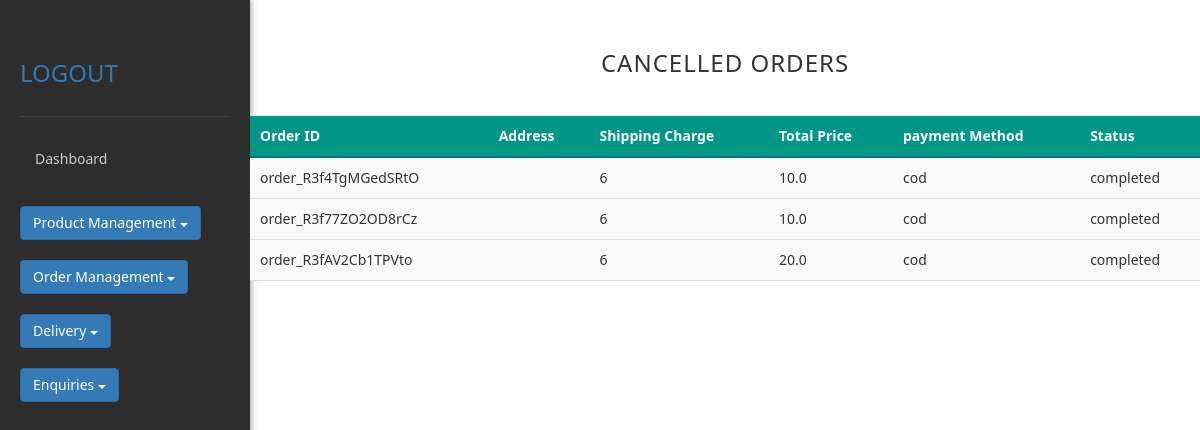
/cancelledproducts/, run on the app's committed database.
### app3/models.py (models this page shows)
class checkouttable(models.Model):
    session_key = models.CharField(max_length=250, null=True)
    firstname = models.CharField(max_length=50, null=True)
    lastname = models.CharField(max_length=50, null=True)
    address = models.CharField(max_length=250, null=True)
    place = models.CharField(max_length=250, null=True)
    landmark = models.CharField(max_length=250, null=True)
    phone=models.IntegerField(null=True)
    shippingcharge = models.IntegerField(null=True)
    status = models.CharField(max_length=250, null=True)
    order_id = models.CharField(max_length=100, null=True)
    payment_method = models.CharField(max_length=100, null=True)
    total_price=models.FloatField(null=True)

### app3/views.py (the view)
# urls.py: path("cancelledproducts/",views.cancelledproducts),
def cancelledproducts(request):
    cp = checkouttable.objects.filter(status='completed')
    return render(request, 'cancelledproducts.html', {'cp': cp})

### templates/cancelledproducts.html (shortened to what this page needs)
<!DOCTYPE html>
{%load static%}
<html lang="en">
<head>
    <link rel="stylesheet" href="{% static 'css/cancelledproducts.css'%}">
    <link rel="stylesheet" href="https://maxcdn.bootstrapcdn.com/bootstrap/3.4.1/css/bootstrap.min.css">
</head>
<body>
    <div class="dashboard">
        <div class="sidebar">
            <div class="sidebar-header">
                <h2>
                    <div class="navigation">
                        <a class="button" href="/login1/">
                        <div class="logout">LOGOUT</div>
                        </a>
                    </div>
                </h2>
            </div>
            <a href="/dashboard/"> <div class="menu-item">Dashboard</div></a><br>
            <div class="dropdown">
                <button class="btn btn-primary dropdown-toggle" type="button" data-toggle="dropdown">Product Management
                <span class="caret"></span></button>
            </div><br>
            <div class="dropdown">
                <button class="btn btn-primary dropdown-toggle" type="button" data-toggle="dropdown">Order Management
                <span class="caret"></span></button>
            </div><br>
             <div class="dropdown">
                <button class="btn btn-primary dropdown-toggle" type="button" data-toggle="dropdown">Delivery
                <span class="caret"></span></button>
            </div>
            <br>
            <div class="dropdown">
                <button class="btn btn-primary dropdown-toggle" type="button" data-toggle="dropdown">Enquiries
                <span class="caret"></span></button>
            </div>
        </div>
        <div class="dashboard1">
          <h3>Cancelled Orders</h3>
          <div class="table">
            <table class="blib-theme-table-wave">
                <thead>
                    <tr>
                        <th>Order ID</th>
                        <th>Address</th>
                        <th>Shipping Charge</th>
                        <th>Total Price</th>
                        <th>payment Method</th>
                        <th>Status</th>
                    </tr>
                </thead>
                {%for i in cp%}
                    <tbody>
                        <tr>
                            <td>{{ i.order_id }}</td>
                            <td>{{ i.address }}</td>
                            <td>{{ i.shippingcharge }}</td>
                            <td>{{ i.total_price }}</td>
                            <td>{{ i.payment_method }}</td>
                            <td>{{ i.status }}</td>
                        </tr>
                    </tbody>
                {%endfor%}
            </table>
          </div>
        </div>
    </div>
</body>
</html>

### static/css/cancelledproducts.css (style rules this page uses)
* { margin: 0; padding: 0; box-sizing: border-box; font-family: 'Segoe UI', sans-serif; }
body { background-color: #2d2d2d; color: #ffffff; }
.dashboard { display: grid; grid-template-columns: 250px 1fr; min-height: 100vh; }
.sidebar { background-color: #2d2d2d; padding: 20px; box-shadow: 2px 0 5px rgba(0,0,0,0.3); }
.sidebar-header { padding: 20px 0; border-bottom: 1px solid #404040; margin-bottom: 20px; }
.sidebar-header h2 { color: #ffffff; font-size: 24px; }
.menu-item { padding: 12px 15px; margin: 5px 0; border-radius: 8px; cursor: pointer; color: #cccccc; }
h3 { text-align: center; font-size: 18px; text-transform: uppercase; letter-spacing: 1px; color: white; padding: 30px 0; }
.blib-theme-table-wave { padding: 30px; width: 100%; border-collapse: collapse; font-family: Arial, sans-serif; font-size: 14px; color: #333; }
.blib-theme-table-wave thead th { background-color: #009688; color: #fff; text-align: left; padding: 10px; border-bottom: 2px solid #00796b; }
.blib-theme-table-wave tbody td { position: relative; padding: 10px; border-bottom: 1px solid #ddd; background-color: #f9f9f9; transition: all 0.4s ease-in-out; }

### data on the page
checkouttable: order_id "order_R3f4TgMGedSRtO", shippingcharge "6", total_price "10.0", payment_method "cod", status "completed"
checkouttable: order_id "order_R3f77ZO2OD8rCz", shippingcharge "6", total_price "10.0", payment_method "cod", status "completed"
checkouttable: order_id "order_R3fAV2Cb1TPVto", shippingcharge "6", total_price "20.0", payment_method "cod", status "completed"
